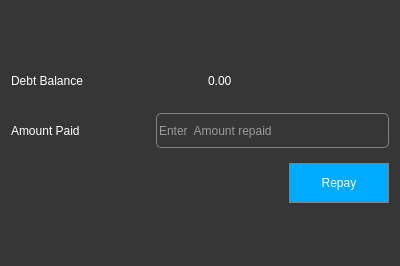
<?xml version="1.0" encoding="UTF-8"?>
<ui version="4.0">
 <class>Dialog</class>
 <widget class="QDialog" name="Dialog">
  <property name="geometry">
   <rect>
    <x>0</x>
    <y>0</y>
    <width>400</width>
    <height>266</height>
   </rect>
  </property>
  <property name="minimumSize">
   <size>
    <width>400</width>
    <height>260</height>
   </size>
  </property>
  <property name="windowTitle">
   <string>Repay Debt Window</string>
  </property>
  <property name="styleSheet">
   <string notr="true">*{
color:white;
background-color:rgb(54,54,54);
	font: 12pt &quot;MS Shell Dlg 2&quot;;
}
QLineEdit{
border:1px solid grey;
border-radius:5px;
}
QPushButton{
background-color: rgb(0, 170, 255);
border:1px solid grey;
}
QPushButton:hover{
border:2px solid grey;
border-radius:5px;
}
QPushButton:pressed{
border:3px solid orange;
}</string>
  </property>
  <layout class="QVBoxLayout" name="verticalLayout_2">
   <item>
    <spacer name="verticalSpacer_2">
     <property name="orientation">
      <enum>Qt::Vertical</enum>
     </property>
     <property name="sizeHint" stdset="0">
      <size>
       <width>20</width>
       <height>41</height>
      </size>
     </property>
    </spacer>
   </item>
   <item>
    <layout class="QVBoxLayout" name="verticalLayout">
     <property name="spacing">
      <number>15</number>
     </property>
     <item>
      <layout class="QHBoxLayout" name="horizontalLayout_2">
       <item>
        <widget class="QLabel" name="label_2">
         <property name="minimumSize">
          <size>
           <width>130</width>
           <height>35</height>
          </size>
         </property>
         <property name="text">
          <string>Debt Balance</string>
         </property>
        </widget>
       </item>
       <item>
        <widget class="QLabel" name="costLbl">
         <property name="minimumSize">
          <size>
           <width>130</width>
           <height>35</height>
          </size>
         </property>
         <property name="text">
          <string>0.00</string>
         </property>
        </widget>
       </item>
      </layout>
     </item>
     <item>
      <layout class="QHBoxLayout" name="horizontalLayout">
       <item>
        <widget class="QLabel" name="label">
         <property name="minimumSize">
          <size>
           <width>130</width>
           <height>35</height>
          </size>
         </property>
         <property name="text">
          <string>Amount Paid</string>
         </property>
         <property name="buddy">
          <cstring>amountpaidLE</cstring>
         </property>
        </widget>
       </item>
       <item>
        <widget class="QLineEdit" name="amountpaidLE">
         <property name="minimumSize">
          <size>
           <width>140</width>
           <height>35</height>
          </size>
         </property>
         <property name="maxLength">
          <number>10</number>
         </property>
         <property name="placeholderText">
          <string>Enter  Amount repaid </string>
         </property>
         <property name="clearButtonEnabled">
          <bool>true</bool>
         </property>
        </widget>
       </item>
      </layout>
     </item>
     <item>
      <layout class="QHBoxLayout" name="horizontalLayout_3">
       <item>
        <spacer name="horizontalSpacer">
         <property name="orientation">
          <enum>Qt::Horizontal</enum>
         </property>
         <property name="sizeHint" stdset="0">
          <size>
           <width>40</width>
           <height>20</height>
          </size>
         </property>
        </spacer>
       </item>
       <item>
        <widget class="QPushButton" name="repayBtn">
         <property name="minimumSize">
          <size>
           <width>100</width>
           <height>40</height>
          </size>
         </property>
         <property name="text">
          <string>Repay</string>
         </property>
        </widget>
       </item>
      </layout>
     </item>
    </layout>
   </item>
   <item>
    <spacer name="verticalSpacer">
     <property name="orientation">
      <enum>Qt::Vertical</enum>
     </property>
     <property name="sizeHint" stdset="0">
      <size>
       <width>20</width>
       <height>41</height>
      </size>
     </property>
    </spacer>
   </item>
  </layout>
 </widget>
 <resources/>
 <connections/>
</ui>
